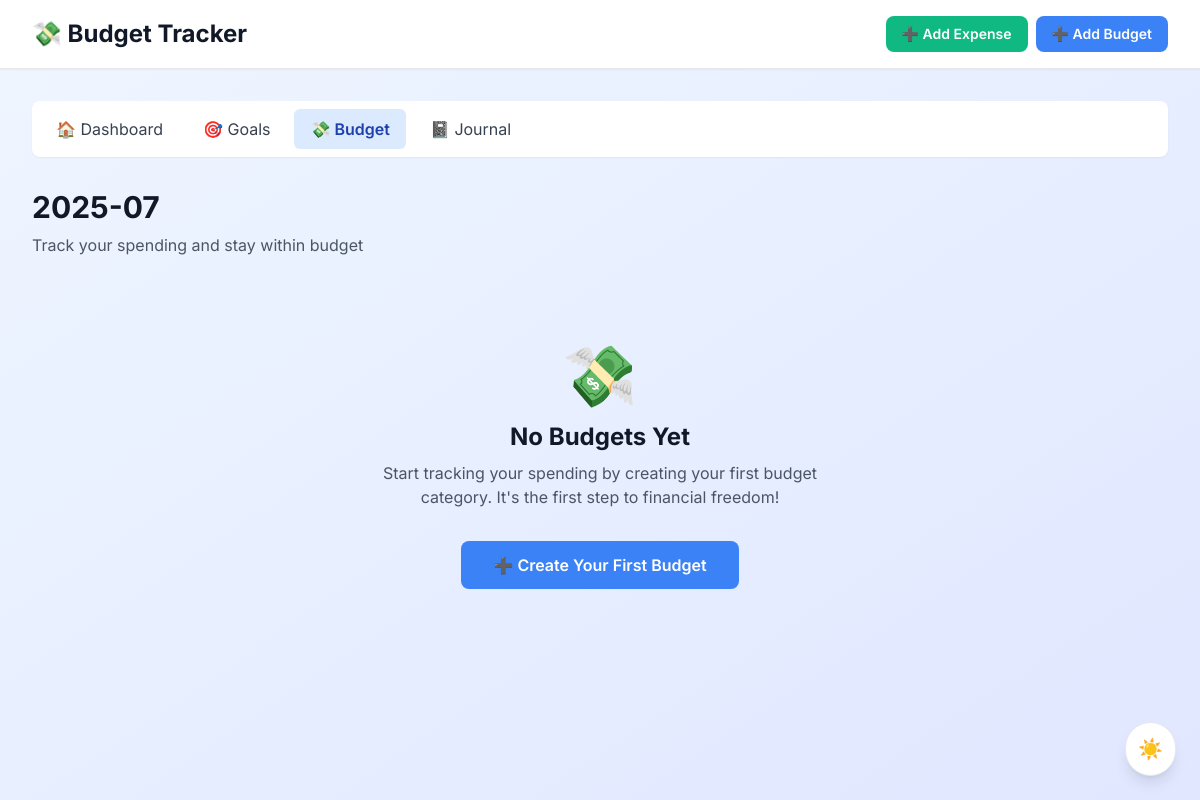
The page /budget on the database as committed earlier.
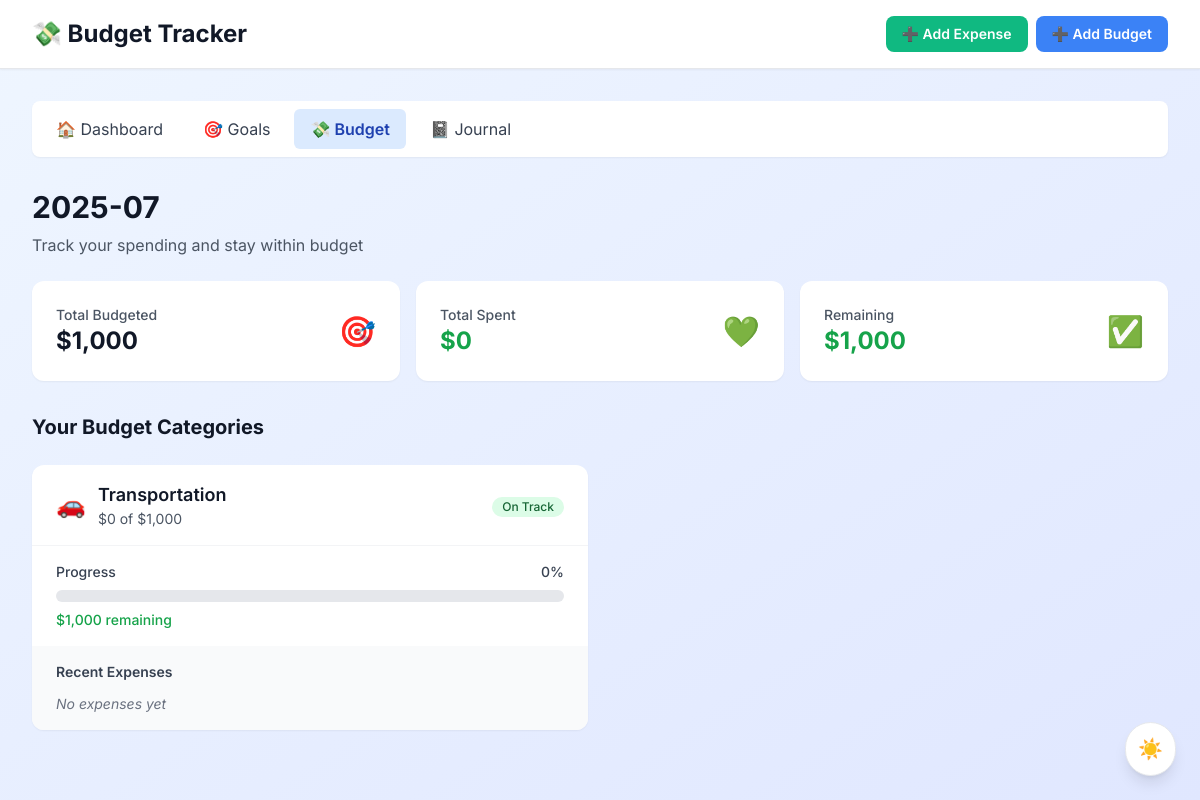
The same page on the database as committed later.
### tables this page shows
CREATE TABLE budgets (
            id INTEGER PRIMARY KEY AUTOINCREMENT,
            month TEXT NOT NULL,
            category TEXT NOT NULL,
            planned_amount REAL NOT NULL,
            spent_amount REAL DEFAULT 0,
            created_at DATETIME DEFAULT CURRENT_TIMESTAMP
        );

### app.py (the view)
@app.route('/budget')
def view_budget():
    today = datetime.now().strftime('%Y-%m-%d')
    current_month = today[:7]
    with sqlite3.connect('finance.db') as conn:
        cursor = conn.cursor()
        cursor.execute("""
            SELECT b.id, b.category, b.planned_amount,
                   COALESCE(SUM(e.amount), 0) as spent_amount,
                   (COALESCE(SUM(e.amount), 0) / b.planned_amount * 100) as spent_percent
            FROM budgets b
            LEFT JOIN expenses e ON b.id = e.budget_id
            WHERE b.month = ?
            GROUP BY b.id, b.category, b.planned_amount
        """, (current_month,))
        budget_data = cursor.fetchall()
        cursor.execute("""
            SELECT e.description, e.amount, e.category, e.date, b.category as budget_category
            FROM expenses e
            LEFT JOIN budgets b ON e.budget_id = b.id
            WHERE strftime('%Y-%m', e.date) = ?
            ORDER BY e.date DESC LIMIT 10
        """, (current_month,))
        recent_expenses = cursor.fetchall()
        cursor.execute("""
            SELECT e.description, e.amount, e.category, e.date, b.category as budget_category
            FROM expenses e
            LEFT JOIN budgets b ON e.budget_id = b.id
            WHERE strftime('%Y-%m', e.date) = ?
            ORDER BY e.date DESC
        """, (current_month,))
        all_expenses = cursor.fetchall()
    return render_template('budget.html',
                          budget_data=budget_data,
                          recent_expenses=recent_expenses,
                          all_expenses=all_expenses,
                          current_month=current_month)

### templates/budget.html (shortened to what the changed rows need)
<!DOCTYPE html>
<html lang="en">
<head>
    <link rel="stylesheet" href="{{ url_for('static', filename='styles.css') }}">
    <script src="https://cdn.tailwindcss.com"></script>
</head>
<body class="bg-gradient-to-br from-blue-50 to-indigo-100 min-h-screen">
    <div class="bg-white shadow-sm border-b">
        <div class="max-w-7xl mx-auto px-4 sm:px-6 lg:px-8">
            <div class="flex justify-between items-center py-4">
                <h1 class="text-2xl font-bold text-gray-900 flex items-center gap-2">
                    💸 Budget Tracker
                </h1>
            </div>
        </div>
    </div>
    <div class="max-w-7xl mx-auto px-4 sm:px-6 lg:px-8 py-8">
        <div class="mb-6">
            <h2 class="text-3xl font-bold text-gray-900 mb-2">{{ current_month }}</h2>
        </div>
        {% if budget_data %}
            <div class="grid grid-cols-1 md:grid-cols-3 gap-4 mb-8">
                {% set total_budgeted = budget_data | sum(attribute=2) %}
                {% set total_spent = budget_data | sum(attribute=3) %}
                <div class="bg-white rounded-xl p-6 shadow-sm">
                    <div class="flex items-center justify-between">
                        <div>
                            <p class="text-sm text-gray-600 font-medium">Total Budgeted</p>
                            <p class="text-2xl font-bold text-gray-900">${{ '{:,.0f}'.format(total_budgeted) }}</p>
                        </div>
                        <div class="text-3xl">🎯</div>
                    </div>
                </div>
                <div class="bg-white rounded-xl p-6 shadow-sm">
                    <div class="flex items-center justify-between">
                        <div>
                            <p class="text-sm text-gray-600 font-medium">Total Spent</p>
                            <p class="text-2xl font-bold {% if total_spent > total_budgeted %}text-red-600{% else %}text-green-600{% endif %}">
                                ${{ '{:,.0f}'.format(total_spent) }}
                            </p>
                        </div>
                        <div class="text-3xl">{% if total_spent > total_budgeted %}🔥{% else %}💚{% endif %}</div>
                    </div>
                </div>
                <div class="bg-white rounded-xl p-6 shadow-sm">
                    <div class="flex items-center justify-between">
                        <div>
                            <p class="text-sm text-gray-600 font-medium">Remaining</p>
                            <p class="text-2xl font-bold {% if total_spent > total_budgeted %}text-red-600{% else %}text-green-600{% endif %}">
                                ${{ '{:,.0f}'.format(total_budgeted - total_spent) }}
                            </p>
                        </div>
                        <div class="text-3xl">{% if total_spent > total_budgeted %}⚠️{% else %}✅{% endif %}</div>
                    </div>
                </div>
            </div>
            <div class="space-y-6">
                <h3 class="text-xl font-bold text-gray-900">Your Budget Categories</h3>
                <div class="grid grid-cols-1 lg:grid-cols-2 gap-6">
                    {% for budget in budget_data %}
                    {% set percentage = (budget[3] / budget[2] * 100) if budget[2] > 0 else 0 %}
                    {% set is_over = budget[3] > budget[2] %}
                    {% set is_warning = percentage > 80 and not is_over %}
                    <div class="bg-white rounded-xl shadow-sm overflow-hidden">
                        <div class="px-6 py-4 border-b border-gray-100">
                            <div class="flex items-center justify-between">
                                <div class="flex items-center gap-3">
                                    <span class="text-2xl">
                                        {% if budget[1].lower() == 'food' %}🍕
                                        {% elif budget[1].lower() == 'transport' or budget[1].lower() == 'transportation' %}🚗
                                        {% elif budget[1].lower() == 'entertainment' %}🎬
                                        {% elif budget[1].lower() == 'shopping' %}🛍️
                                        {% elif budget[1].lower() == 'housing' or budget[1].lower() == 'rent' %}🏠
                                        {% elif budget[1].lower() == 'utilities' %}⚡
                                        {% elif budget[1].lower() == 'healthcare' %}🏥
                                        {% else %}💰
                                        {% endif %}
                                    </span>
                                    <div>
                                        <h4 class="text-lg font-semibold text-gray-900">{{ budget[1].title() }}</h4>
                                        <p class="text-sm text-gray-600">
                                            ${{ '{:,.0f}'.format(budget[3]) }} of ${{ '{:,.0f}'.format(budget[2]) }}
                                        </p>
                                    </div>
                                </div>
                                <div class="text-right">
                                    {% if is_over %}
                                        <span class="inline-flex items-center px-2.5 py-0.5 rounded-full text-xs font-medium bg-red-100 text-red-800">
                                            Over Budget
                                        </span>
                                    {% elif is_warning %}
                                        <span class="inline-flex items-center px-2.5 py-0.5 rounded-full text-xs font-medium bg-yellow-100 text-yellow-800">
                                            Warning
                                        </span>
                                    {% else %}
                                        <span class="inline-flex items-center px-2.5 py-0.5 rounded-full text-xs font-medium bg-green-100 text-green-800">
                                            On Track
                                        </span>
                                    {% endif %}
                                </div>
                            </div>
                        </div>
                        <div class="px-6 py-4">
                            <div class="flex items-center justify-between mb-2">
                                <span class="text-sm font-medium text-gray-700">Progress</span>
                                <span class="text-sm font-medium {% if is_over %}text-red-600{% else %}text-gray-700{% endif %}">
                                    {{ '{:.0f}'.format(percentage) }}%
                                </span>
                            </div>
                            <div class="w-full bg-gray-200 rounded-full h-3">
                            </div>
                            <div class="mt-2">
                                {% if is_over %}
                                    <p class="text-sm font-medium text-red-600">
                                        ${{ '{:,.0f}'.format(budget[3] - budget[2]) }} over budget
                                    </p>
                                {% else %}
                                    <p class="text-sm font-medium text-green-600">
                                        ${{ '{:,.0f}'.format(budget[2] - budget[3]) }} remaining
                                    </p>
                                {% endif %}
                            </div>
                        </div>
                        <div class="px-6 py-4 bg-gray-50">
                            <h5 class="text-sm font-semibold text-gray-700 mb-3">Recent Expenses</h5>
                            {% set category_expenses = recent_expenses | selectattr(4, 'equalto', budget[1]) | list %}
                            {% if category_expenses %}
                                <div class="space-y-2 max-h-32 overflow-y-auto">
                                    {% for expense in category_expenses[:3] %}
                                    <div class="flex items-center justify-between text-sm">
                                        <span class="text-gray-800 font-medium">{{ expense[0] }}</span>
                                        <div class="text-right">
                                            <span class="text-gray-900 font-semibold">${{ '{:,.0f}'.format(expense[1]) }}</span>
                                            <span class="text-gray-500 block text-xs">{{ expense[3] }}</span>
                                        </div>
                                    </div>
                                    {% endfor %}
                                    {% if category_expenses | length > 3 %}
                                    <p class="text-xs text-gray-500 pt-1">
                                        +{{ category_expenses | length - 3 }} more expenses
                                    </p>
                                    {% endif %}
                                </div>
                            {% else %}
                                <p class="text-sm text-gray-500 italic">No expenses yet</p>
                            {% endif %}
                        </div>
                    </div>
                    {% endfor %}
                </div>
            </div>
        {% else %}
            <div class="text-center py-16">
                <div class="text-6xl mb-4">💸</div>
                <h3 class="text-2xl font-bold text-gray-900 mb-2">No Budgets Yet</h3>
                <p class="text-gray-600 mb-8 max-w-md mx-auto">
                    Start tracking your spending by creating your first budget category. It's the first step to financial freedom!
                </p>
                <a href="{{ url_for('add_budget') }}"
                   class="bg-primary text-white px-8 py-3 rounded-lg font-semibold hover:bg-blue-600 transition-colors inline-flex items-center gap-2">
                    ➕ Create Your First Budget
                </a>
            </div>
        {% endif %}
    </div>
</body>
</html>

Rows that differ between the two databases and show on the page:
added budgets: category "Transportation", budget "0", planned_amount "1,000", percentage "0", budget[2]-budget[3] "1,000"
Other text that changed with them:
{{ '{:,.0f}'.format(total_budgeted) }}: (not shown) → "1,000"
{{ '{:,.0f}'.format(total_spent) }}: (not shown) → "0"
{{ '{:,.0f}'.format(total_budgeted - total_spent) }}: (not shown) → "1,000"
text no longer shown: "💸 No Budgets Yet Start tracking your spending by creating your first budget category. It's the first step to financial freedom! ➕ Create Your First Budget"
text now shown: "Total Budgeted $ 🎯 Total Spent $ 💚 Remaining $ ✅ Your Budget Categories"
